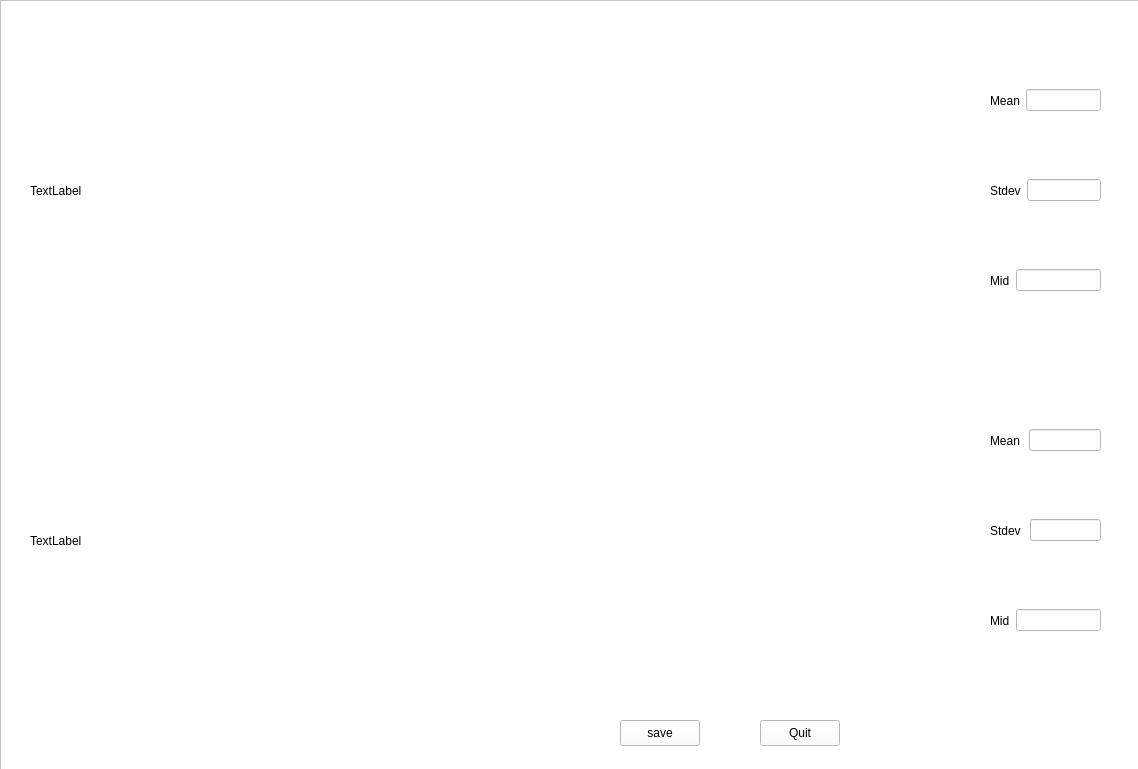
<?xml version="1.0" encoding="UTF-8"?>
<ui version="4.0">
 <class>Histogram</class>
 <widget class="QWidget" name="Histogram">
  <property name="geometry">
   <rect>
    <x>0</x>
    <y>0</y>
    <width>1138</width>
    <height>769</height>
   </rect>
  </property>
  <property name="windowTitle">
   <string>Form</string>
  </property>
  <property name="autoFillBackground">
   <bool>false</bool>
  </property>
  <property name="styleSheet">
   <string notr="true">background:white;</string>
  </property>
  <widget class="QFrame" name="frame">
   <property name="geometry">
    <rect>
     <x>0</x>
     <y>0</y>
     <width>1161</width>
     <height>851</height>
    </rect>
   </property>
   <property name="styleSheet">
    <string notr="true">background:white</string>
   </property>
   <property name="frameShape">
    <enum>QFrame::StyledPanel</enum>
   </property>
   <property name="frameShadow">
    <enum>QFrame::Raised</enum>
   </property>
   <widget class="QCustomPlot" name="hist_2" native="true">
    <property name="geometry">
     <rect>
      <x>390</x>
      <y>390</y>
      <width>591</width>
      <height>301</height>
     </rect>
    </property>
   </widget>
   <widget class="QCustomPlot" name="hist_1" native="true">
    <property name="geometry">
     <rect>
      <x>390</x>
      <y>60</y>
      <width>591</width>
      <height>301</height>
     </rect>
    </property>
   </widget>
   <widget class="QPushButton" name="quit">
    <property name="geometry">
     <rect>
      <x>760</x>
      <y>720</y>
      <width>80</width>
      <height>26</height>
     </rect>
    </property>
    <property name="text">
     <string>Quit</string>
    </property>
   </widget>
   <widget class="QPushButton" name="pushButton">
    <property name="geometry">
     <rect>
      <x>620</x>
      <y>720</y>
      <width>80</width>
      <height>26</height>
     </rect>
    </property>
    <property name="text">
     <string>save</string>
    </property>
   </widget>
   <widget class="QWidget" name="horizontalLayoutWidget_71">
    <property name="geometry">
     <rect>
      <x>990</x>
      <y>70</y>
      <width>111</width>
      <height>61</height>
     </rect>
    </property>
    <layout class="QHBoxLayout" name="horizontalLayout_84">
     <item>
      <widget class="QLabel" name="label_79">
       <property name="text">
        <string>Mean</string>
       </property>
      </widget>
     </item>
     <item>
      <widget class="QLineEdit" name="mean_Hist_img"/>
     </item>
    </layout>
   </widget>
   <widget class="QWidget" name="horizontalLayoutWidget_72">
    <property name="geometry">
     <rect>
      <x>990</x>
      <y>160</y>
      <width>111</width>
      <height>61</height>
     </rect>
    </property>
    <layout class="QHBoxLayout" name="horizontalLayout_85">
     <item>
      <widget class="QLabel" name="label_80">
       <property name="text">
        <string>Stdev</string>
       </property>
      </widget>
     </item>
     <item>
      <widget class="QLineEdit" name="stdev_Hist_img"/>
     </item>
    </layout>
   </widget>
   <widget class="QWidget" name="horizontalLayoutWidget_73">
    <property name="geometry">
     <rect>
      <x>990</x>
      <y>250</y>
      <width>111</width>
      <height>61</height>
     </rect>
    </property>
    <layout class="QHBoxLayout" name="horizontalLayout_86">
     <item>
      <widget class="QLabel" name="label_81">
       <property name="text">
        <string>Mid</string>
       </property>
      </widget>
     </item>
     <item>
      <widget class="QLineEdit" name="mid_Hist_img"/>
     </item>
    </layout>
   </widget>
   <widget class="QWidget" name="horizontalLayoutWidget_74">
    <property name="geometry">
     <rect>
      <x>990</x>
      <y>410</y>
      <width>111</width>
      <height>61</height>
     </rect>
    </property>
    <layout class="QHBoxLayout" name="horizontalLayout_90">
     <item>
      <widget class="QLabel" name="label_85">
       <property name="text">
        <string>Mean</string>
       </property>
      </widget>
     </item>
     <item>
      <spacer name="horizontalSpacer_130">
       <property name="orientation">
        <enum>Qt::Horizontal</enum>
       </property>
       <property name="sizeHint" stdset="0">
        <size>
         <width>40</width>
         <height>20</height>
        </size>
       </property>
      </spacer>
     </item>
     <item>
      <widget class="QLineEdit" name="mean_Hist_new_img"/>
     </item>
    </layout>
   </widget>
   <widget class="QWidget" name="horizontalLayoutWidget_75">
    <property name="geometry">
     <rect>
      <x>990</x>
      <y>590</y>
      <width>111</width>
      <height>61</height>
     </rect>
    </property>
    <layout class="QHBoxLayout" name="horizontalLayout_91">
     <item>
      <widget class="QLabel" name="label_86">
       <property name="text">
        <string>Mid</string>
       </property>
      </widget>
     </item>
     <item>
      <widget class="QLineEdit" name="mid_Hist_new_img"/>
     </item>
    </layout>
   </widget>
   <widget class="QWidget" name="horizontalLayoutWidget_76">
    <property name="geometry">
     <rect>
      <x>990</x>
      <y>500</y>
      <width>111</width>
      <height>61</height>
     </rect>
    </property>
    <layout class="QHBoxLayout" name="horizontalLayout_92">
     <item>
      <widget class="QLabel" name="label_87">
       <property name="text">
        <string>Stdev</string>
       </property>
      </widget>
     </item>
     <item>
      <spacer name="horizontalSpacer_132">
       <property name="orientation">
        <enum>Qt::Horizontal</enum>
       </property>
       <property name="sizeHint" stdset="0">
        <size>
         <width>40</width>
         <height>20</height>
        </size>
       </property>
      </spacer>
     </item>
     <item>
      <widget class="QLineEdit" name="stdev_Hist_new_img"/>
     </item>
    </layout>
   </widget>
   <widget class="QLabel" name="cmp_img">
    <property name="geometry">
     <rect>
      <x>30</x>
      <y>30</y>
      <width>341</width>
      <height>321</height>
     </rect>
    </property>
    <property name="text">
     <string>TextLabel</string>
    </property>
   </widget>
   <widget class="QLabel" name="cmp_new_img">
    <property name="geometry">
     <rect>
      <x>30</x>
      <y>380</y>
      <width>341</width>
      <height>321</height>
     </rect>
    </property>
    <property name="text">
     <string>TextLabel</string>
    </property>
   </widget>
  </widget>
 </widget>
 <customwidgets>
  <customwidget>
   <class>QCustomPlot</class>
   <extends>QWidget</extends>
   <header location="global">qcustomplot.h</header>
   <container>1</container>
  </customwidget>
 </customwidgets>
 <resources/>
 <connections/>
</ui>
